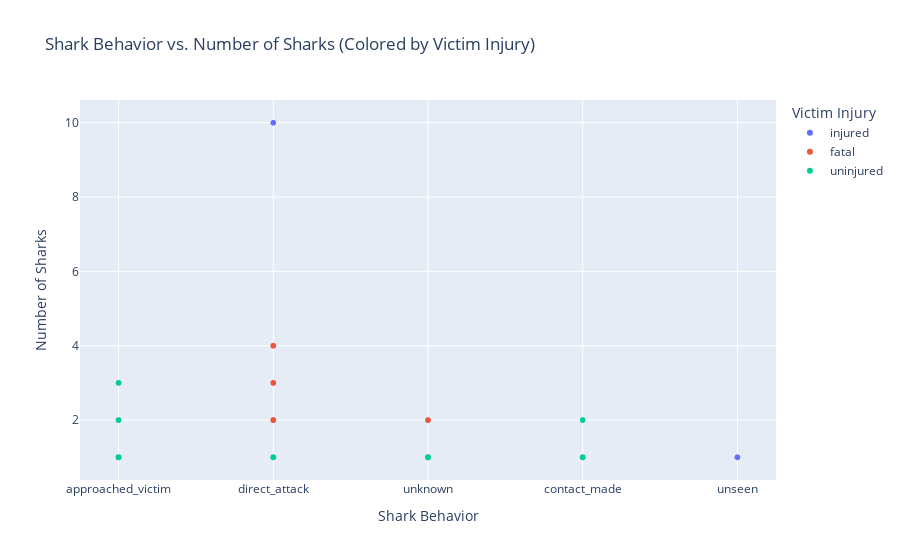

The notebook cell this image was saved under:
### Code cell
scatter_data = df[['shark_behaviour_generic', 'no_sharks', 'victim_injury']].dropna()

# Create scatter plot
scatter_fig = px.scatter(
    scatter_data,
    x='shark_behaviour_generic',
    y='no_sharks',
    color='victim_injury',
    title='Shark Behavior vs. Number of Sharks (Colored by Victim Injury)',
    labels={
        'shark_behaviour_generic': 'Shark Behavior',
        'no_sharks': 'Number of Sharks',
        'victim_injury': 'Victim Injury'
    },
    hover_data=['shark_behaviour_generic', 'no_sharks', 'victim_injury'],
)

# Show plot
scatter_fig.show()

### Figure 1 — Plotly figure (JSON) as saved in the notebook; plotly's stock layout.template omitted (floating-point values rounded to 4 significant figures; data arrays with more than 128 entries replaced by an {"elided": "..."} marker saying what was removed)
{"data": [{"customdata": {"elided": "691x1 str values"}, "hovertemplate": "Victim Injury=%{customdata[0]}<br>Shark Behavior=%{x}<br>Number of Sharks=%{y}<extra></extra>", "legendgroup": "injured", "marker": {"color": "#636efa", "symbol": "circle"}, "mode": "markers", "name": "injured", "showlegend": true, "type": "scattergl", "x": {"elided": "691 str values"}, "xaxis": "x", "y": {"elided": "691 int values"}, "yaxis": "y"}, {"customdata": {"elided": "227x1 str values"}, "hovertemplate": "Victim Injury=%{customdata[0]}<br>Shark Behavior=%{x}<br>Number of Sharks=%{y}<extra></extra>", "legendgroup": "fatal", "marker": {"color": "#EF553B", "symbol": "circle"}, "mode": "markers", "name": "fatal", "showlegend": true, "type": "scattergl", "x": {"elided": "227 str values"}, "xaxis": "x", "y": {"elided": "227 int values"}, "yaxis": "y"}, {"customdata": {"elided": "220x1 str values"}, "hovertemplate": "Victim Injury=%{customdata[0]}<br>Shark Behavior=%{x}<br>Number of Sharks=%{y}<extra></extra>", "legendgroup": "uninjured", "marker": {"color": "#00cc96", "symbol": "circle"}, "mode": "markers", "name": "uninjured", "showlegend": true, "type": "scattergl", "x": {"elided": "220 str values"}, "xaxis": "x", "y": {"elided": "220 int values"}, "yaxis": "y"}], "layout": {"legend": {"title": {"text": "Victim Injury"}, "tracegroupgap": 0}, "title": {"text": "Shark Behavior vs. Number of Sharks (Colored by Victim Injury)"}, "xaxis": {"anchor": "y", "domain": [0, 1], "title": {"text": "Shark Behavior"}}, "yaxis": {"anchor": "x", "domain": [0, 1], "title": {"text": "Number of Sharks"}}}}
